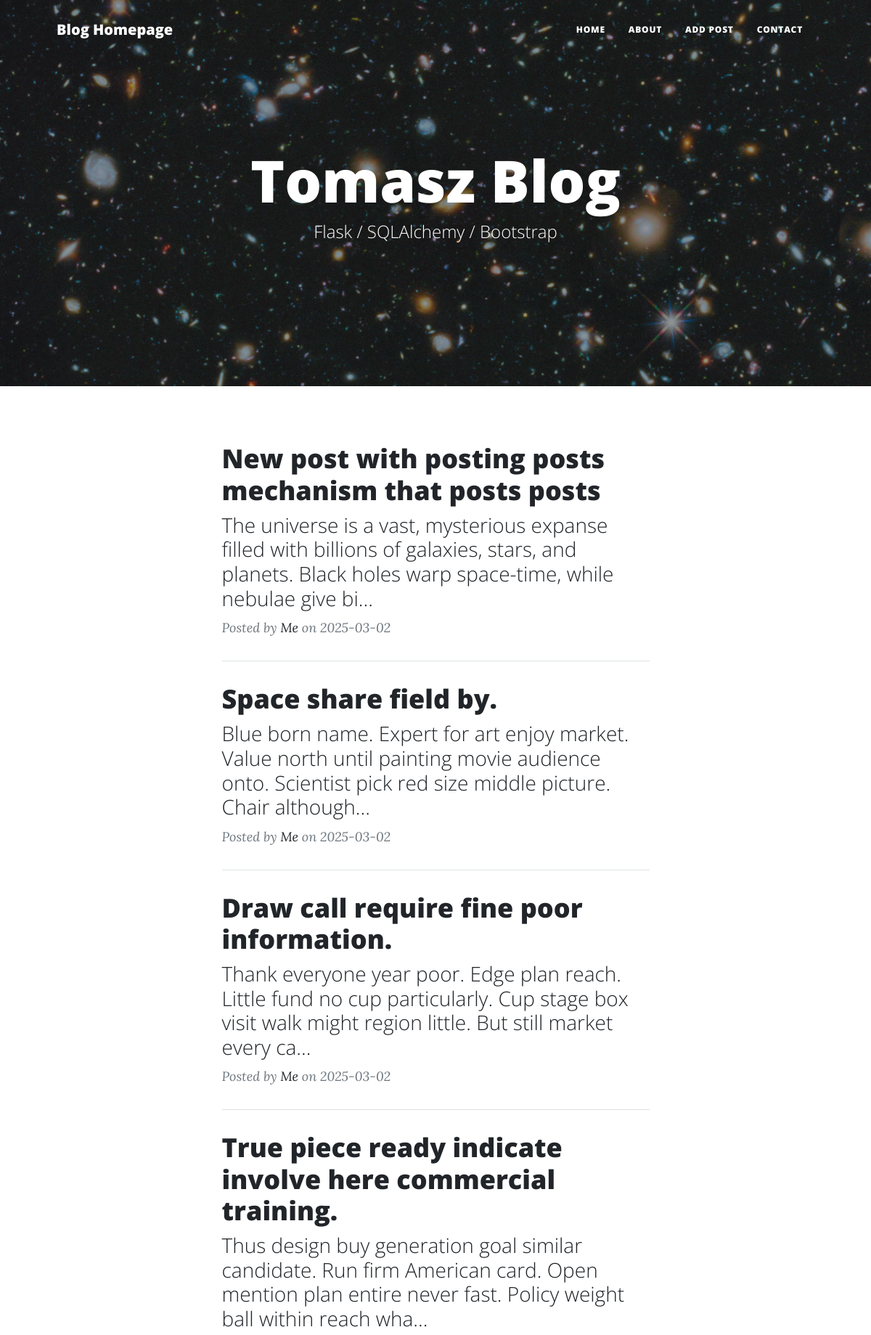
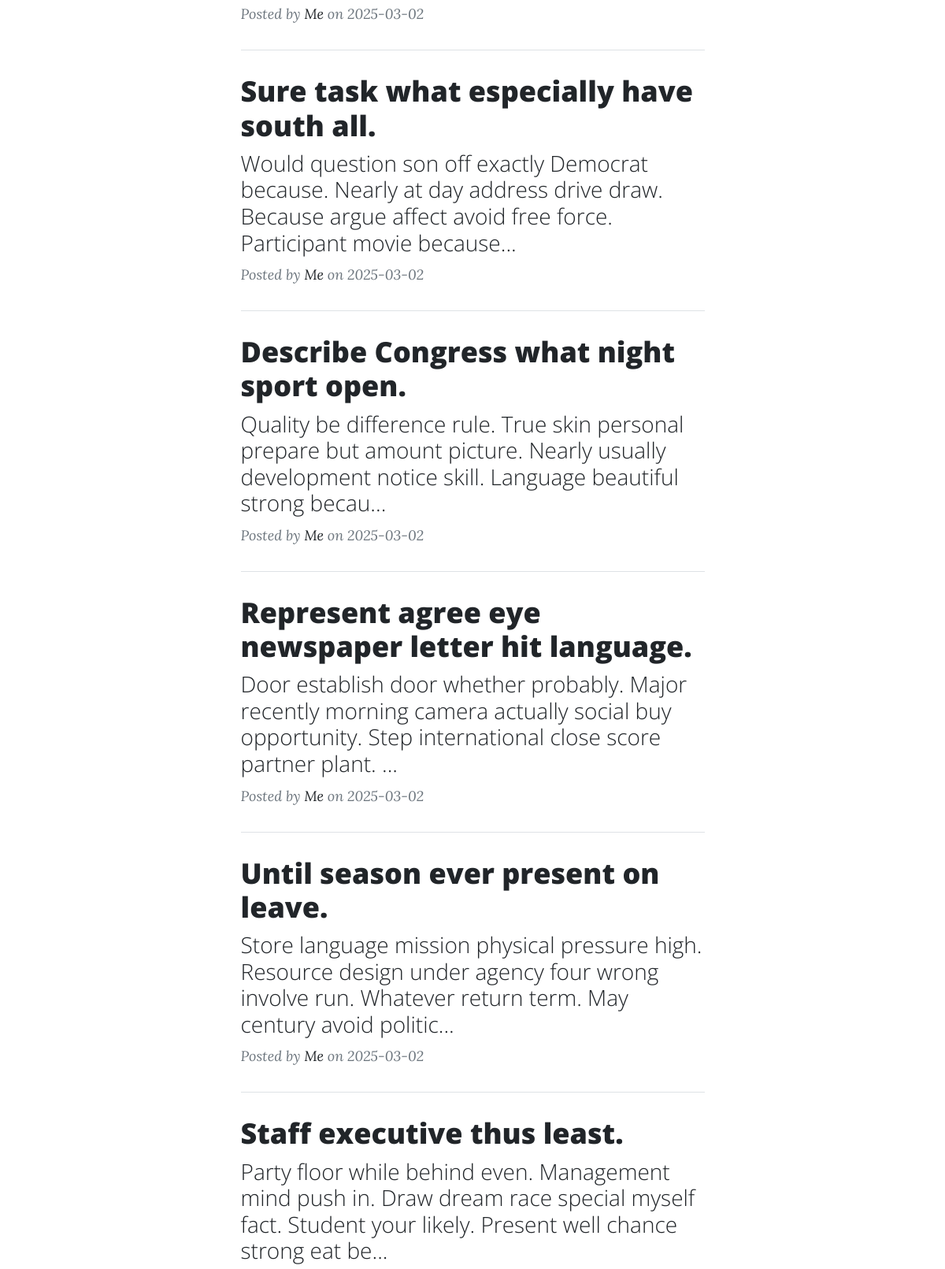
The page / (upper part) on the database its author committed (2 pictures, top to bottom).
### blog/models.py (models this page shows)
class Entry(db.Model):
   id = db.Column(db.Integer, primary_key=True)
   title = db.Column(db.String(80), nullable=False)
   body = db.Column(db.Text, nullable=False)
   pub_date = db.Column(db.DateTime, nullable=False,
       default=datetime.datetime.utcnow)
   is_published = db.Column(db.Boolean, default=False)

### blog/routes.py (the view)
@app.route("/")
def homepage():
    all_posts = Entry.query.filter_by(is_published=True).order_by(Entry.pub_date.desc())
    return render_template("home.html", all_posts=all_posts)

### blog/templates/home.html
{% extends "index.html" %}
{% block content %}
<div class="container px-4 px-lg-5">
    <div class="row gx-4 gx-lg-5 justify-content-center">
        <div class="col-md-10 col-lg-8 col-xl-7">
            {% for post in all_posts %}
            <div class="post-preview">
                <a href="post.html">
                    <h2 class="post-title">{{ post.title }}</h2>
                    <h3 class="post-subtitle">{{ post.body | truncate(150, True) }}</h3>
                </a>
                <p class="post-meta">
                    Posted by
                    <a href="#!">Me</a>
                    on {{ post.pub_date.strftime('%Y-%m-%d') }}
                </p>
            </div>
            <hr class="my-4" />
            {% else %}
            <p class="text-center">Brak wpisów.</p>
            {% endfor %}
        </div>
    </div>
</div>
{% endblock %}

### blog/templates/index.html (shortened to what this page needs)
<!DOCTYPE html>
<html lang="en">
    <head>
        <link href="static/css/styles.css" rel="stylesheet" />
    </head>
    <body>
        <nav class="navbar navbar-expand-lg navbar-light" id="mainNav">
            <div class="container px-4 px-lg-5">
                <a class="navbar-brand" href="{{ url_for('homepage') }}">Blog Homepage</a>
                <div class="collapse navbar-collapse" id="navbarResponsive">
                    <ul class="navbar-nav ms-auto py-4 py-lg-0">
                        <li class="nav-item"><a class="nav-link px-lg-3 py-3 py-lg-4" href="index.html">Home</a></li>
                        <li class="nav-item"><a class="nav-link px-lg-3 py-3 py-lg-4" href="about.html">About</a></li>
                        <li class="nav-item"><a class="nav-link px-lg-3 py-3 py-lg-4" href="{{ url_for('new_post') }}">Add Post</a></li>
                        <li class="nav-item"><a class="nav-link px-lg-3 py-3 py-lg-4" href="contact.html">Contact</a></li>
                    </ul>
                </div>
            </div>
        </nav>
        <header class="masthead" style="background-image: url('static/img/home-bg.jpg')">
            <div class="container position-relative px-4 px-lg-5">
                <div class="row gx-4 gx-lg-5 justify-content-center">
                    <div class="col-md-10 col-lg-8 col-xl-7">
                        <div class="site-heading">
                            <h1>Tomasz Blog</h1>
                            <span class="subheading">Flask / SQLAlchemy / Bootstrap</span>
                        </div>
                    </div>
                </div>
            </div>
        </header>
        {% block content %}
        {% endblock %}
    </body>
</html>

### rows shown on the page
Entry: title "New post with posting posts mechanism that posts posts", body "The universe is a vast, mysterious expanse filled with billions of galaxies, stars, and planets. Black holes warp space-time, while nebulae give bi...", pub_date "2025-03-02"
Entry: title "Space share field by.", body "Blue born name. Expert for art enjoy market. Value north until painting movie audience onto. Scientist pick red size middle picture. Chair although...", pub_date "2025-03-02"
Entry: title "Draw call require fine poor information.", body "Thank everyone year poor. Edge plan reach. Little fund no cup particularly. Cup stage box visit walk might region little. But still market every ca...", pub_date "2025-03-02"
Entry: title "True piece ready indicate involve here commercial training.", body "Thus design buy generation goal similar candidate. Run firm American card. Open mention plan entire never fast. Policy weight ball within reach wha...", pub_date "2025-03-02"
Entry: title "Sure task what especially have south all.", body "Would question son off exactly Democrat because. Nearly at day address drive draw. Because argue affect avoid free force. Participant movie because...", pub_date "2025-03-02"
Entry: title "Describe Congress what night sport open.", body "Quality be difference rule. True skin personal prepare but amount picture. Nearly usually development notice skill. Language beautiful strong becau...", pub_date "2025-03-02"
Entry: title "Represent agree eye newspaper letter hit language.", body "Door establish door whether probably. Major recently morning camera actually social buy opportunity. Step international close score partner plant. ...", pub_date "2025-03-02"
Entry: title "Until season ever present on leave.", body "Store language mission physical pressure high. Resource design under agency four wrong involve run. Whatever return term. May century avoid politic...", pub_date "2025-03-02"
Entry: title "Staff executive thus least.", body "Party floor while behind even. Management mind push in. Draw dream race special myself fact. Student your likely. Present well chance strong eat be..."
